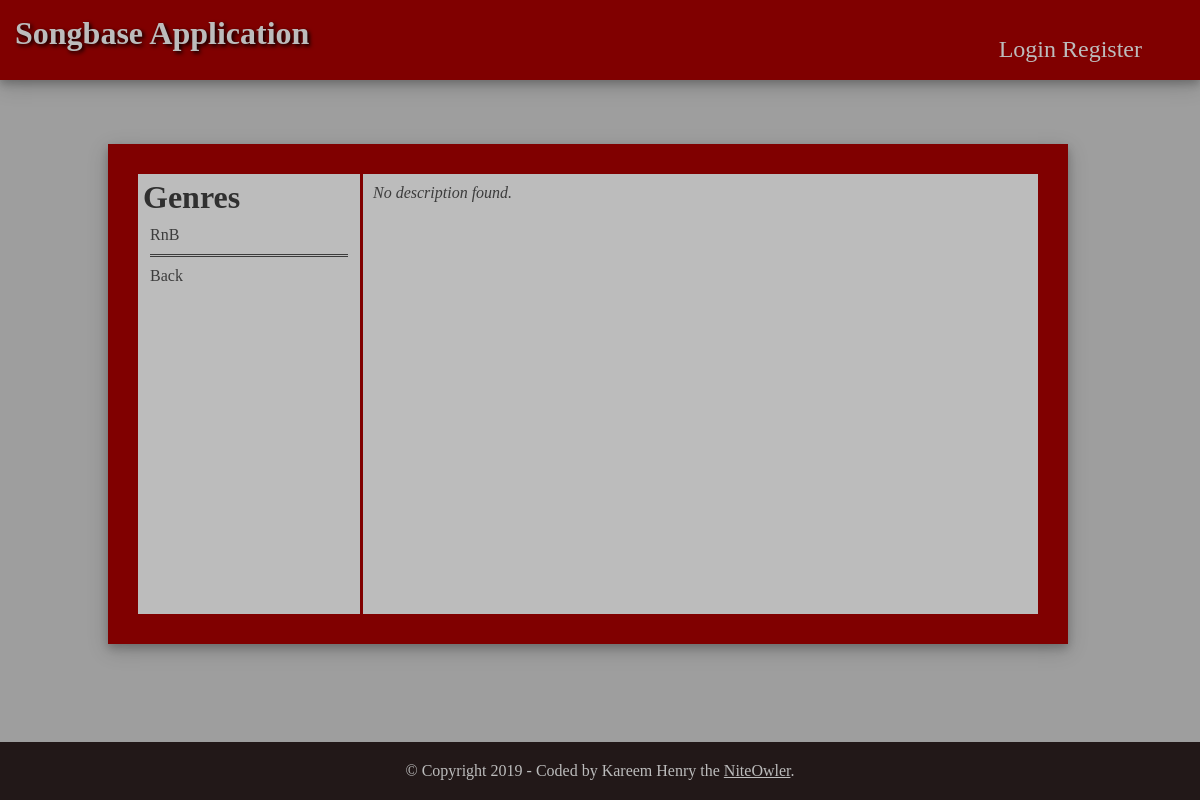
Page /songbase/RnB/rnb-1/22 on the earlier database version.
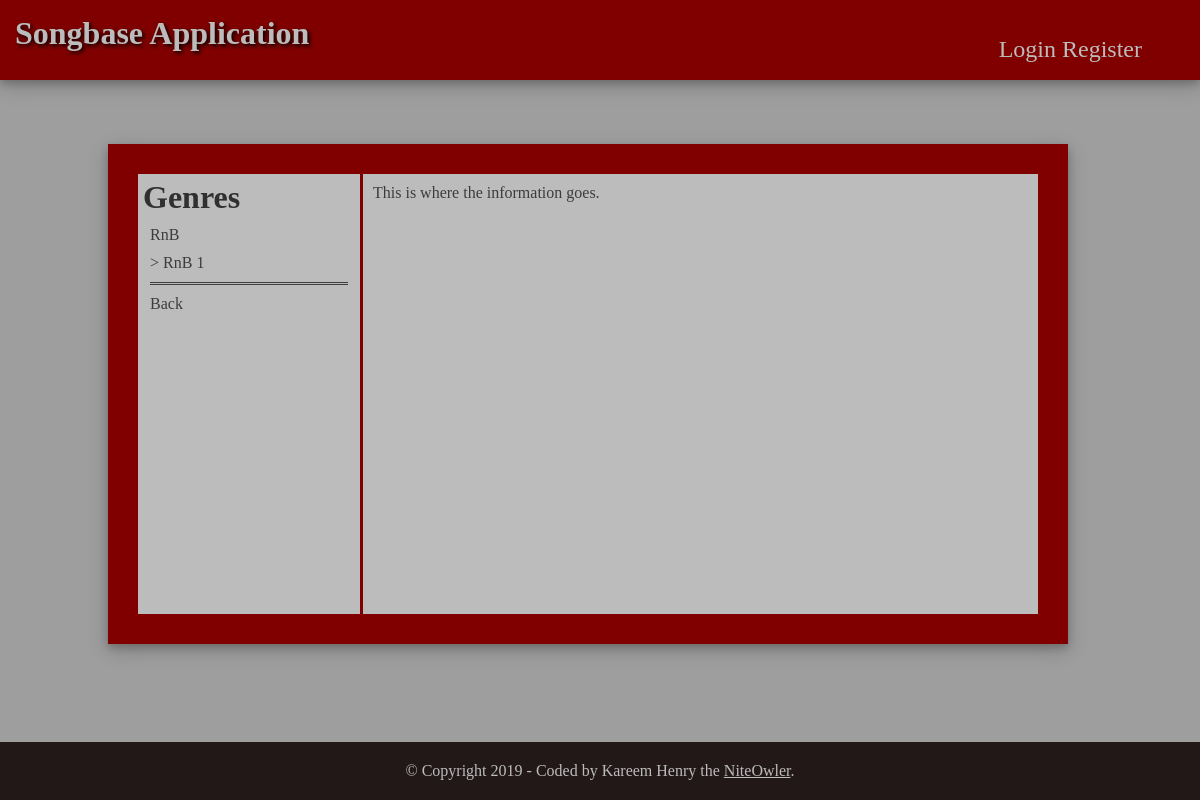
Same page on the later database version.
### models.py (models this page shows, shortened)
class Genre(db.Model):
    __tablename__ = 'genre'
    id = db.Column(db.Integer, primary_key=True, autoincrement=True)
    name = db.Column(db.String(250), nullable=False)
    tracks = db.relationship("Track", backref="genre")

class Track(db.Model):
    __tablename__ = 'track'
    id = db.Column(db.Integer, primary_key=True, autoincrement=True)
    name = db.Column(db.String(250), nullable=False)
    slug = db.Column(db.String(250), nullable=False)
    description = db.Column(db.String(250))
    date = db.Column(db.DateTime, nullable=False, default=datetime.utcnow)
    gen_id = db.Column(db.Integer, db.ForeignKey('genre.id'))
    user_id = db.Column(db.Integer, db.ForeignKey('user.id'))

### main.py (the view)
@main.route('/songbase/<path:genre_name>/<int:genre_id>')
def showTracks(genre_name, genre_id):
    gen_title = Genre.query.\
        filter(Genre.id == genre_id)
    track = Track.query.\
        filter(Track.gen_id == genre_id).\
        order_by(desc(Track.date)).all()
    trk_count = quesession.query(func.count(Track.id)).\
        filter(Track.gen_id == genre_id)
    quesession.close()
    full = quesession.query(Genre.name, Track.name, Track.slug, Track.id).\
        filter(Genre.id == genre_id, Track.gen_id == genre_id).all()
    quesession.close()
    return render_template(
        'views/tracks.html',
        gen_title=gen_title,
        track=track,
        trk_count=trk_count,
        full=full
    )

### main.py (called while the page is built)
@main.route('/songbase/<path:genre_name>/<path:track_name>/<int:track_id>')
def trackInfo(genre_name, track_name, track_id):
    genre = Genre.query.\
        filter(Genre.name == genre_name)
    track = quesession.query(Track.name, Track.id, Track.slug).\
        filter(Track.slug == track_name)
    quesession.close()
    full = quesession.query(Track.description).\
        filter(Track.id == track_id)
    quesession.close()
    return render_template(
        'views/info.html',
        genre=genre,
        track=track,
        full=full
    )

### templates/views/info.html (shortened to what this page needs)
{% extends "base.html" %}
{% block rightcontent %}
<div id="right-content">
<h1>Genres</h1>
        <ul>
        {% for genre in genre %}
            <li>{{ genre.name }}</li>
        {% endfor %}
        {% for track in track %}
            <li> > {{ track.name }}</li>
        {% endfor %}
            <li id="spacer"></li>
            <li><a id="" href="{{url_for('main.home')}}">Back</a></li>
        </ul>
</div>
{% endblock %}
{% block leftcontent %}
<div id="left-content">
    <div id="track_list">
        <div class="">
        {% for full in full %}
            <div class="">{{ full.description }}</div>
        {% else %}
            <div><em>No description found.</em></div>
        {% endfor %}
        </div>
    </div>
</div>
{% endblock %}

Differences in the rows shown:
added Track: name "RnB 1", description "This is where the information goes."
Other differences:
text no longer shown: "No description found."
